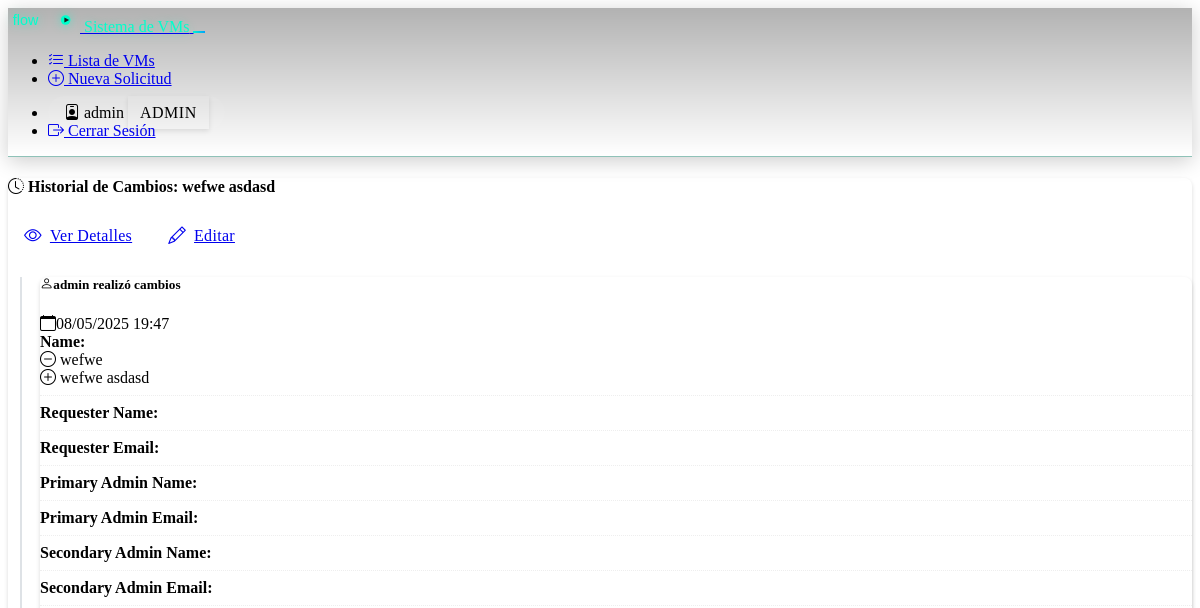
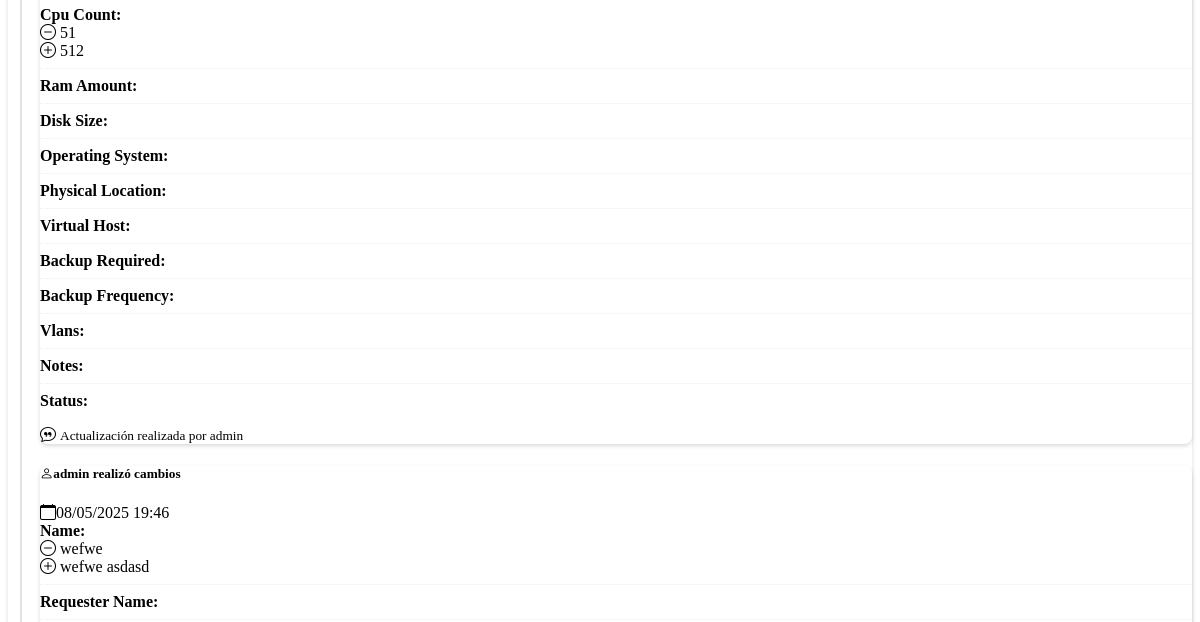
The page /vms/1/history (signed in, upper part) on the database as committed earlier (2 pictures, top to bottom).
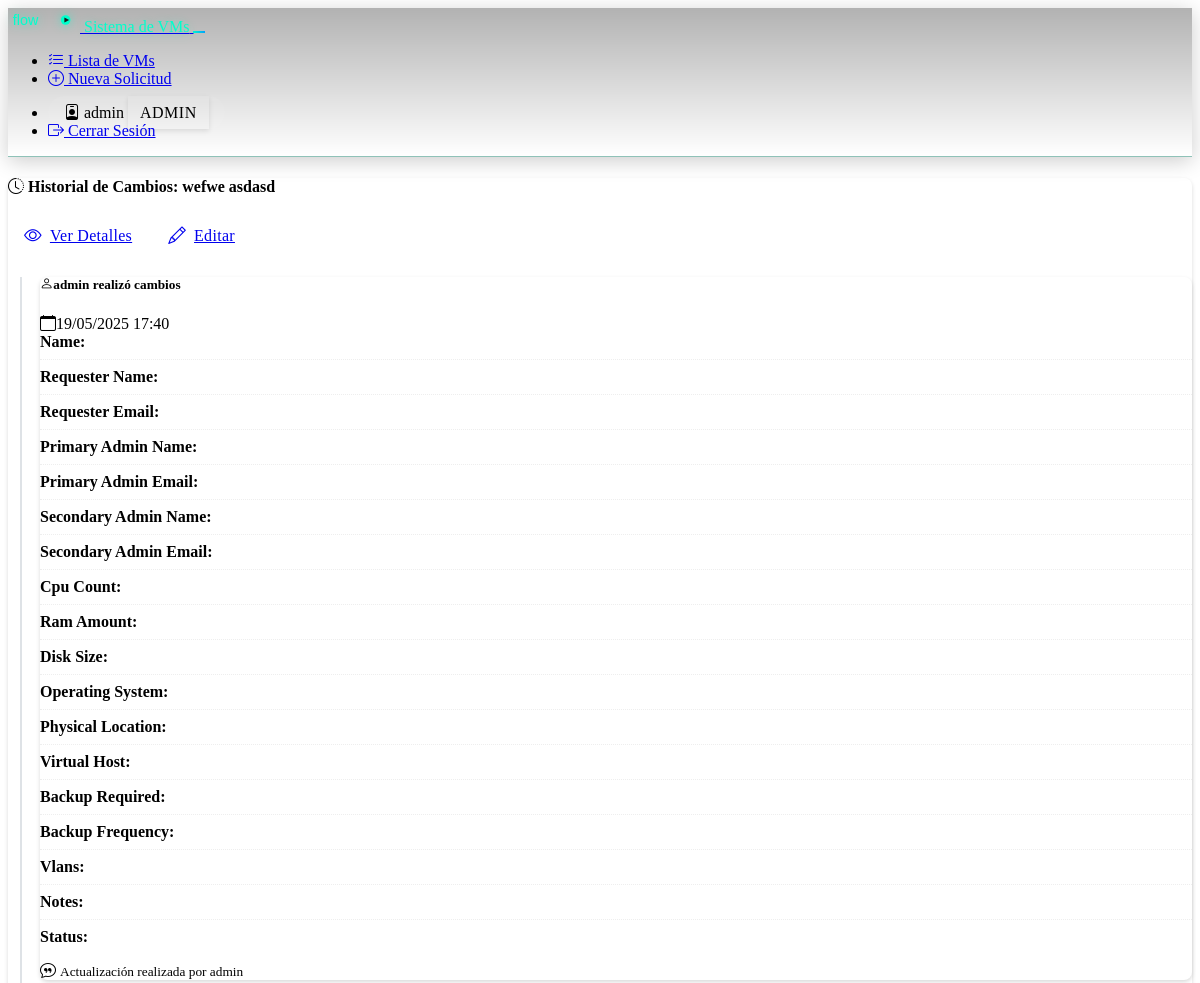
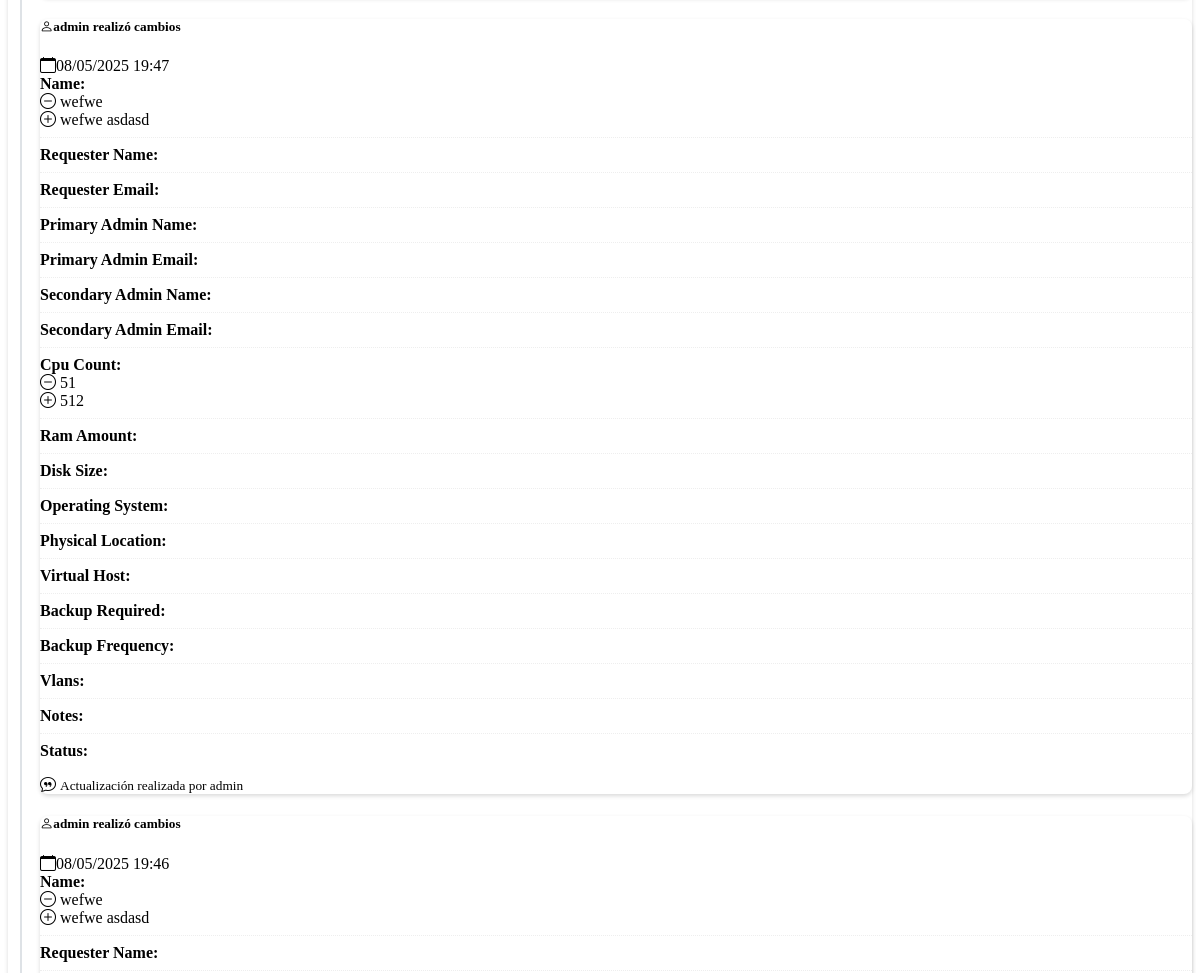
The same page on the database as committed later (2 pictures, top to bottom).
### models.py (models this page shows, shortened)
class VMHistory(db.Model):
    id = db.Column(db.Integer, primary_key=True)
    vm_id = db.Column(db.Integer, db.ForeignKey('vm.id'), nullable=False)
    previous_state = db.Column(db.Text, nullable=False)
    modified_by = db.Column(db.Integer, db.ForeignKey('user.id'), nullable=False)
    created_at = db.Column(db.DateTime, default=datetime.utcnow)
    change_description = db.Column(db.String(200), nullable=True)
    def previous_state_dict(self):
        try:
            return json.loads(self.previous_state)
        except json.JSONDecodeError:
            return {'error': 'Estado anterior inválido'}

class User(UserMixin, db.Model):
    id = db.Column(db.Integer, primary_key=True)
    username = db.Column(db.String(64), unique=True, nullable=False)
    password_hash = db.Column(db.String(256), nullable=False)
    is_admin = db.Column(db.Boolean, default=False)
    email = db.Column(db.String(120), nullable=True)
    vms_created = db.relationship('VM', backref='creator', lazy=True)
    modifications = db.relationship('VMHistory', backref='modified_by_user', lazy=True,
                                  foreign_keys='VMHistory.modified_by')

class VM(db.Model):
    id = db.Column(db.Integer, primary_key=True)
    name = db.Column(db.String(100), nullable=False)
    requester_name = db.Column(db.String(100), nullable=False)
    requester_email = db.Column(db.String(120), nullable=True)
    request_date = db.Column(db.DateTime, default=datetime.utcnow)
    primary_admin_name = db.Column(db.String(100), nullable=True)
    primary_admin_email = db.Column(db.String(120), nullable=True)
    secondary_admin_name = db.Column(db.String(100), nullable=True)
    secondary_admin_email = db.Column(db.String(120), nullable=True)
    cpu_count = db.Column(db.Integer, nullable=False)
    ram_amount = db.Column(db.Integer, nullable=False)  # en GB
    disk_size = db.Column(db.Integer, nullable=False)   # en GB
    operating_system = db.Column(db.String(100), nullable=True)
    physical_location = db.Column(db.String(200), nullable=True)
    virtual_host = db.Column(db.String(200), nullable=True)
    backup_required = db.Column(db.Boolean, default=False)
    backup_frequency = db.Column(db.String(50), nullable=True)  # Diario, Semanal, Mensual, etc.
    vlans_text = db.Column(db.Text, nullable=True)
    @property
    def vlans(self):
        if self.vlans_text:
            return [vlan.strip() for vlan in self.vlans_text.split(',')]
        return []
    notes = db.Column(db.Text, nullable=True)
    status = db.Column(db.String(20), nullable=False)  # PENDIENTE, APROBADO, RECHAZADO, ACTIVO
    created_by = db.Column(db.Integer, db.ForeignKey('user.id'), nullable=False)
    created_at = db.Column(db.DateTime, default=datetime.utcnow)
    updated_at = db.Column(db.DateTime, default=datetime.utcnow, onupdate=datetime.utcnow)
    history = db.relationship('VMHistory', backref='vm', lazy=True,
                             foreign_keys='VMHistory.vm_id')
    def to_dict(self):
        return {
            'name': self.name,
            'requester_name': self.requester_name,
            'requester_email': self.requester_email,
            'primary_admin_name': self.primary_admin_name,
            'primary_admin_email': self.primary_admin_email,
            'secondary_admin_name': self.secondary_admin_name,
            'secondary_admin_email': self.secondary_admin_email,
            'cpu_count': self.cpu_count,
            'ram_amount': self.ram_amount,
            'disk_size': self.disk_size,
            'operating_system': self.operating_system,
            'physical_location': self.physical_location,
            'virtual_host': self.virtual_host,
            'backup_required': self.backup_required,
            'backup_frequency': self.backup_frequency,
            'vlans': self.vlans,
            'notes': self.notes,
            'status': self.status
        }

### blueprints/vms/routes.py (the view)
@vms_bp.route('/<int:vm_id>/history')
@login_required
def vm_history(vm_id):
    vm = VM.query.get_or_404(vm_id)
    if not current_user.is_admin and current_user.id != vm.created_by:
        flash('No tienes permiso para ver el historial de esta VM', 'error')
        return redirect(url_for('vms.list_vms'))
    history = VMHistory.query.filter_by(vm_id=vm_id).order_by(
        VMHistory.created_at.desc()).all()
    return render_template('vms/history.html',
                           vm=vm,
                           history=history,
                           title=f'Historial de {vm.name}')

### templates/vms/history.html (shortened to what the changed rows need)
{% extends "base.html" %} {% block content %}
<div class="card shadow-sm animated-card mb-4">
    <div
        class="card-header bg-primary text-white d-flex justify-content-between align-items-center py-3"
    >
        <h4 class="card-title mb-0">
            <i class="bi bi-clock-history me-2"></i>
            Historial de Cambios: {{ vm.name }}
        </h4>
        <div>
            <a
                href="{{ url_for('vms.view_vm', vm_id=vm.id) }}"
                class="btn btn-light me-2"
            >
            </a>
            {% if current_user.is_admin or current_user.id == vm.created_by %}
            <a
                href="{{ url_for('vms.edit_vm', vm_id=vm.id) }}"
                class="btn btn-info"
            >
            </a>
            {% endif %}
        </div>
    </div>
    <div class="card-body p-0">
        <div class="p-4">
            {% if history %}
            <div class="timeline">
                {% for entry in history %}
                <div class="timeline-item">
                    <div class="timeline-marker bg-primary"></div>
                    <div class="timeline-content mb-4">
                        <div class="card shadow-sm">
                            <div
                                class="card-header bg-light d-flex justify-content-between align-items-center"
                            >
                                <h5 class="mb-0 fs-6">
                                    <span class="text-primary fw-bold">
                                        <i class="bi bi-person me-1"></i>{{
                                        entry.modified_by_user.username }}
                                    </span>
                                    realizó cambios
                                </h5>
                                <div class="text-dark fs-6">
                                    <i class="bi bi-calendar me-1"></i>{{
                                    entry.created_at.strftime('%d/%m/%Y %H:%M')
                                    }}
                                </div>
                            </div>
                            <div class="card-body">
                                {% set prev_state = entry.previous_state_dict()
                                %} {% set current_state = vm.to_dict() %}
                                <div class="changes-list">
                                    {% for key, old_value in prev_state.items()
                                    %} {% if key != 'id' and key != 'created_at'
                                    and key != 'updated_at' and key != 'history'
                                    %}
                                    <div class="change-item">
                                        <strong
                                            >{{ key.replace('_', ' ').title()
                                            }}:</strong
                                        >
                                        {% if prev_state[key] !=
                                        current_state[key] %}
                                        <div class="d-flex">
                                            <div class="old-value me-3">
                                                <span class="text-danger">
                                                    <i
                                                        class="bi bi-dash-circle me-1"
                                                    ></i>
                                                    {% if prev_state[key] is
                                                    none %}
                                                    <em>No especificado</em>
                                                    {% else %} {{
                                                    prev_state[key] }} {% endif
                                                    %}
                                                </span>
                                            </div>
                                            <div class="new-value">
                                                <span class="text-success">
                                                    <i
                                                        class="bi bi-plus-circle me-1"
                                                    ></i>
                                                    {% if current_state[key] is
                                                    none %}
                                                    <em>No especificado</em>
                                                    {% else %} {{
                                                    current_state[key] }} {%
                                                    endif %}
                                                </span>
                                            </div>
                                        </div>
                                        {% endif %}
                                    </div>
                                    {% endif %} {% endfor %}
                                </div>
                                {% if entry.change_description %}
                                <div class="mt-3 p-2 bg-light rounded">
                                    <i class="bi bi-chat-quote me-1"></i>
                                    <small
                                        >{{ entry.change_description }}</small
                                    >
                                </div>
                                {% endif %}
                            </div>
                        </div>
                    </div>
                </div>
                {% endfor %}
            </div>
            {% else %}
            <div class="alert alert-info">
                <i class="bi bi-info-circle me-2"></i>No hay registros de
                cambios para esta VM.
            </div>
            {% endif %}
        </div>
    </div>
</div>
{% endblock %}

Rows that differ between the two databases and show on the page:
added VMHistory: modified_by_user.username "admin", created_at "19/05/2025 17:40", replace "Name" "Requester Name" "Requester Email" "Primary Admin Name" "Primary Admin Email" "Secondary Admin Name" "Secondary Admin Email" "Cpu Count" "Ram Amount" "Disk Size" "Operating System" "Physical Location" "Virtual Host" "Backup Required" "Backup Frequency" "Vlans" "Notes" "Status", change_description "Actualización realizada por admin"
